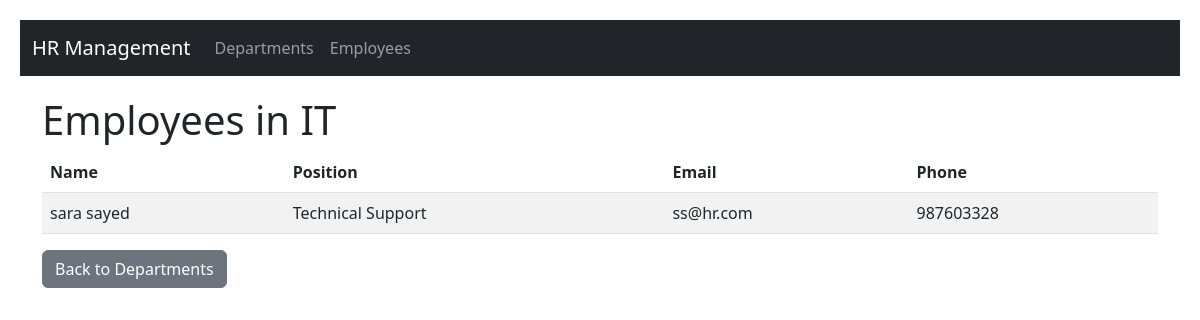
/hr/departments/2/employees/, run on the app's committed database.
### hr/models.py (models this page shows, shortened)
class Department(models.Model):
    name = models.CharField(max_length=100)
    location = models.CharField(max_length=100)

class Employee(models.Model):
    first_name = models.CharField(max_length=100)
    last_name = models.CharField(max_length=100)
    email = models.EmailField()
    phone_number = models.CharField(max_length=15)
    department = models.ForeignKey(Department, on_delete=models.CASCADE)
    position = models.CharField(max_length=100)
    salary = models.DecimalField(max_digits=10, decimal_places=2)
    hire_date = models.DateField()

### hr/views.py (the view)
# urls.py: path('departments/<int:pk>/employees/', views.department_employees, name='department_employees'),
def department_employees(request, pk):
    department = get_object_or_404(Department, pk=pk)
    employees = Employee.objects.filter(department=department)
    return render(request, 'hr/department_employees.html', {'department': department, 'employees': employees})

### hr/templates/hr/department_employees.html
{% extends 'hr/base.html' %}
{% block content %}
<h1>Employees in {{ department.name }}</h1>
<table class="table table-striped">
    <thead>
        <tr>
            <th>Name</th>
            <th>Position</th>
            <th>Email</th>
            <th>Phone</th>
        </tr>
    </thead>
    <tbody>
        {% for employee in employees %}
            <tr>
                <td>{{ employee.first_name }} {{ employee.last_name }}</td>
                <td>{{ employee.position }}</td>
                <td>{{ employee.email }}</td>
                <td>{{ employee.phone_number }}</td>
            </tr>
        {% endfor %}
    </tbody>
</table>
<a href="{% url 'department_list' %}" class="btn btn-secondary">Back to Departments</a>
{% endblock %}

### hr/static/css/styles.css (style rules this page uses)
body { padding: 20px; }

### data on the page
Department: name "IT"
Employee: first_name "sara", last_name "sayed", position "Technical Support", email "ss@hr.com", phone_number "987603328"
